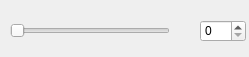
<?xml version="1.0" encoding="UTF-8"?>
<ui version="4.0">
 <class>small</class>
 <widget class="QWidget" name="small">
  <property name="geometry">
   <rect>
    <x>0</x>
    <y>0</y>
    <width>249</width>
    <height>57</height>
   </rect>
  </property>
  <property name="windowTitle">
   <string>Form</string>
  </property>
  <widget class="QSlider" name="horizontalSlider">
   <property name="geometry">
    <rect>
     <x>10</x>
     <y>20</y>
     <width>160</width>
     <height>22</height>
    </rect>
   </property>
   <property name="orientation">
    <enum>Qt::Horizontal</enum>
   </property>
  </widget>
  <widget class="QSpinBox" name="spinBox">
   <property name="geometry">
    <rect>
     <x>200</x>
     <y>20</y>
     <width>46</width>
     <height>22</height>
    </rect>
   </property>
  </widget>
 </widget>
 <resources/>
 <connections/>
</ui>
